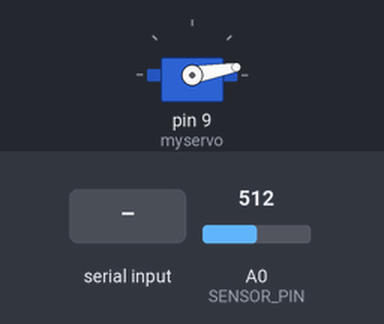
The sketch below on a simulated Arduino Uno, built with avr-gcc and run on an emulated ATmega328P. On the bench: servo. The test bench sets the inputs (shaded band); at power-on: A0 (SENSOR_PIN) = 512. What the sketch prints to the serial monitor is not drawn.

Above: at 1.2 s.
1.3 s: "1" received over Serial
2.9 s: "2" received over Serial
Timing chart, 0 to 5.9 s (numbered marks = the images above; inputs shaded):
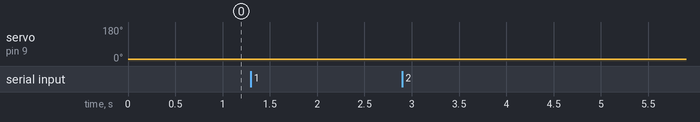

The sketch:

gripper_control.ino
```cpp
// (licence header left out)
 /*
  * this script was modified by Elio and Carlos from the Hacker Fab to control a gripper.
  * We want to read the current from the gripper so we can tell when it stalls and we've gripped a chip.
  * The raw readings aren't great so we use a moving sum to average the last 50 readings.
  * To do: set a threshold to tell whether the motor is stalled or not.
  */

#include <Servo.h>

Servo myservo;  // create servo object to control a servo
// twelve servo objects can be created on most boards

int pos = 11;    // variable to store the servo position
int i = 0;
int j = 0;
int sum = 0;
int readingLen = 30;
int readings[30];
bool failed = 0;    // Did claw grab a chip
bool holding = 0;

// Constants
const int SENSOR_PIN = A0;  // Input pin for measuring Vout
const int RS = 1;          // Shunt resistor value (in ohms)
const int VOLTAGE_REF = 5;  // Reference voltage for analog read

// Global Variables
float sensorValue;   // Variable to store value from analog read
float current;       // Calculated current value

void setup() {
  myservo.attach(9);  // attaches the servo on pin 9 to the servo object
  // Initialize serial monitor
  Serial.begin(9600);
}

void loop() {
  while (pos>10){
    pos += -1;
    myservo.write(pos);
    delay(20);
  }

  Serial.println("\nPlease enter: 1 to open");


  //Wait for user input, either 1 or 0
  while (Serial.available() == 0) {
  }
  int input = Serial.read();
  Serial.println(input);

  //If its 0, open it
  if(input == 48){
    input = -1;
    pos = 10;   //open up the servo
    myservo.write(pos);
  }

  //if its 1, close until current is over threshold, then hold while within holding numbers
  else if(input == 49){
    sum = 0;
    for (i = 0; i < readingLen; ++i){
      readings[i] = 0;
    }

    input = -1;
    pos = 10;   //open up the servo before closing
    myservo.write(pos);

    while (abs(sum)<800){
      j += 1;
      //j is just main loop increment so we can sample faster than write.
      //generate triangle wave and write to servo, 10 to 90 degrees
      if (j%10 == 0){
        pos += 1;
        myservo.write(pos); // tell servo to go to position in variable 'pos'
      }

      //if closes all the way, not found
      if (pos == 50){
        Serial.println("NOT FOUND");
        pos = 15;
        myservo.write(pos);
        failed = 1;
        break;
      }
      // Read a value from the INA169 board
      sensorValue = analogRead(SENSOR_PIN);
      readings[j%readingLen] = sensorValue; //update new reading in array
      sum = sum + sensorValue; // update sum
      sum = sum - readings[(j+1)%readingLen]; //remove value from 100 readings ago

      Serial.println(sum);

      // Delay program for a few milliseconds
      delay(10);                      // waits 15 ms for the servo to reach the position
    }
    while (Serial.available() == 0) {
      if(failed == 1){
        failed = 0;
        break;
      }
      holding = 1;

      if(j%10 == 0){
        if(sum<200){
          pos += 1;
          myservo.write(pos);
        }
        else if(sum>700){
          pos-=1;
          myservo.write(pos);
        }
      }

      //if current dips below threshold, it lost hold
      if(abs(sum)<100 || pos >= 67 || pos <= 7){
        holding = 0;
        Serial.println("DROPPED");
        pos = 10;   //open up the servo
        myservo.write(pos);
        break;
      }

      int input = Serial.read();

      j += 1;
      // Read a value from the INA169 board
      sensorValue = analogRead(SENSOR_PIN);
      readings[j%readingLen] = sensorValue; //update new reading in array
      sum = sum + sensorValue; // update sum
      sum = sum - readings[(j+1)%readingLen]; //remove value from 100 readings ago

      Serial.println(sum);

      // Delay program for a few milliseconds
      delay(10);                      // waits 15 ms for the servo to reach the position
    }
  }
  else{
    Serial.println("Unrecognized Command");
  }
}
```

Measured:
- after the input at 1.3 s, servo on pin 9 (myservo): 10° → 9° after 0.11 s, → 8° 0.10 s later, → 10° 0.10 s later
- after the input at 2.9 s, every drawn part: stays the same
